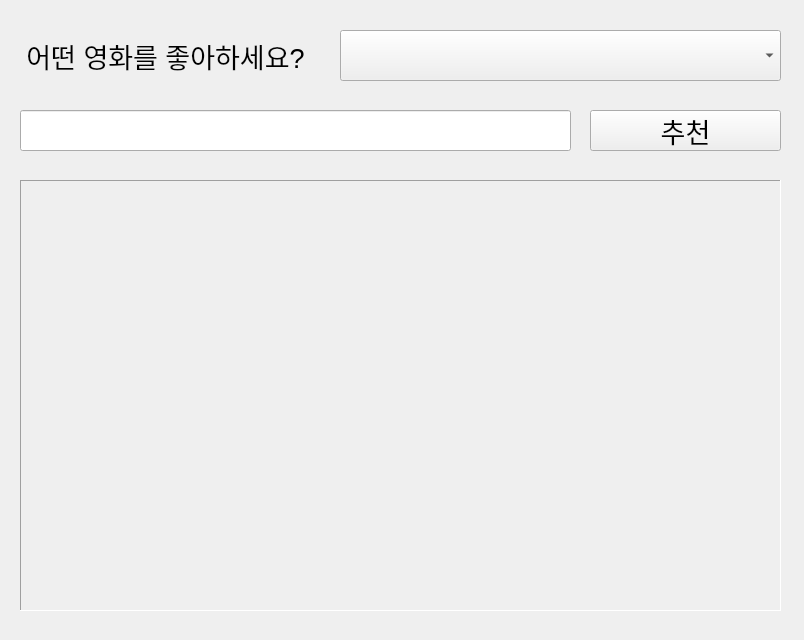
<?xml version="1.0" encoding="UTF-8"?>
<ui version="4.0">
 <class>Form</class>
 <widget class="QWidget" name="Form">
  <property name="geometry">
   <rect>
    <x>0</x>
    <y>0</y>
    <width>804</width>
    <height>640</height>
   </rect>
  </property>
  <property name="windowTitle">
   <string>Form</string>
  </property>
  <widget class="QLabel" name="label">
   <property name="geometry">
    <rect>
     <x>20</x>
     <y>30</y>
     <width>291</width>
     <height>51</height>
    </rect>
   </property>
   <property name="font">
    <font>
     <pointsize>20</pointsize>
    </font>
   </property>
   <property name="text">
    <string>어떤 영화를 좋아하세요?</string>
   </property>
   <property name="alignment">
    <set>Qt::AlignCenter</set>
   </property>
  </widget>
  <widget class="QComboBox" name="cb_title">
   <property name="geometry">
    <rect>
     <x>340</x>
     <y>30</y>
     <width>441</width>
     <height>51</height>
    </rect>
   </property>
   <property name="font">
    <font>
     <pointsize>16</pointsize>
    </font>
   </property>
  </widget>
  <widget class="QLineEdit" name="le_keyword">
   <property name="geometry">
    <rect>
     <x>20</x>
     <y>110</y>
     <width>551</width>
     <height>41</height>
    </rect>
   </property>
   <property name="font">
    <font>
     <pointsize>16</pointsize>
    </font>
   </property>
  </widget>
  <widget class="QPushButton" name="btn_recommend">
   <property name="geometry">
    <rect>
     <x>590</x>
     <y>110</y>
     <width>191</width>
     <height>41</height>
    </rect>
   </property>
   <property name="font">
    <font>
     <pointsize>20</pointsize>
    </font>
   </property>
   <property name="text">
    <string>추천</string>
   </property>
  </widget>
  <widget class="QLabel" name="lb_recommendation">
   <property name="geometry">
    <rect>
     <x>20</x>
     <y>180</y>
     <width>761</width>
     <height>431</height>
    </rect>
   </property>
   <property name="font">
    <font>
     <pointsize>20</pointsize>
    </font>
   </property>
   <property name="autoFillBackground">
    <bool>true</bool>
   </property>
   <property name="frameShape">
    <enum>QFrame::Panel</enum>
   </property>
   <property name="frameShadow">
    <enum>QFrame::Sunken</enum>
   </property>
   <property name="text">
    <string/>
   </property>
  </widget>
 </widget>
 <resources/>
 <connections/>
</ui>
